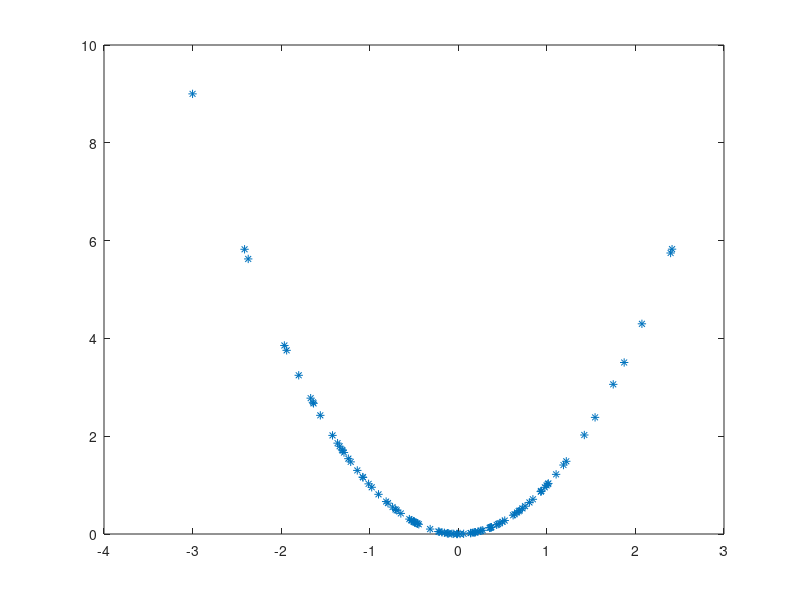

Recreate this plot in MATLAB. (Note: this script raises an error after producing the figure.)
x = randn(1,100)';
y = (x.^2);
plot(x,y, '*')
features = x;

%%
% We agreed with Dr. Pineau to put 50% of dataset as training dataset 
% and 50% of it as testing dataset
[r,c] = size(features);
new_r = floor(r/2);
Xall = features(1:new_r,:);
Yall = y(1:new_r,:);
%alpha = [0.3 0.1 0.03 0.01 0.003 0.001 0.0003 0.0001];
%for al=1:length(alpha)
    
MSE_avg =[];
for k = 2:5 % moving from 2 fold to 5 folds
    disp(fprintf('%d-fold cross validation',k));
    tic
    MSE_val_sum = 0;
    MSE_train_sum = 0;
    for kk = 1:k
         disp(fprintf('%d-fold cross validation, Round no. %d',k,kk));
         [Xtrain, Ytrain, Xval, Yval] = create_nth_kfold_crossvalidation(Xall, Yall, k, kk);
         [r2,c2] = size(Xtrain);
         %theta_ideal = normalEqualtion(Xtrain,Ytrain);
         %J_ideal = costMVLR(theta_ideal,Xtrain, Ytrain)
         
         theta = randn(c2+1,1);
         J1 = [];
         for i = 1:200
         theta = oneStepGradientDescentMVLR(1.0/(i+1),theta,Xtrain,Ytrain);
         J1 = [J1 costMVLR(theta,Xtrain, Ytrain)];
         end
         plot(J1);
         xlabel('# of iteration');
         ylabel('J(theta) or cost');
         title(sprintf('%d-fold cross validation with learing',k));
         hold on
%          
%          h_val = MultipleVariableLR(theta, Xval);
%          h_train = MultipleVariableLR(theta, Xtrain);
%          MSE_val = sqrt(sum((h_val - Yval).^2)/length(Yval));
%          MSE_train = sqrt(sum((h_train - Ytrain).^2)/length(Ytrain));
%          MSE_val_sum = MSE_val_sum + MSE_val;
%          MSE_train_sum = MSE_train_sum + MSE_train;
    end
    figure;
%     temp = [ MSE_train_sum/k MSE_val_sum/k];
%     MSE_avg = [MSE_avg; temp];
    toc
end
%end

